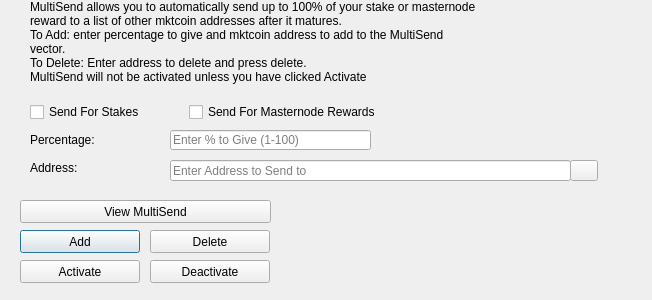
<?xml version="1.0" encoding="UTF-8"?>
<ui version="4.0">
 <class>MultiSendDialog</class>
 <widget class="QDialog" name="MultiSendDialog">
  <property name="windowModality">
   <enum>Qt::NonModal</enum>
  </property>
  <property name="geometry">
   <rect>
    <x>0</x>
    <y>0</y>
    <width>652</width>
    <height>300</height>
   </rect>
  </property>
  <property name="windowTitle">
   <string>MultiSend</string>
  </property>
  <widget class="QLineEdit" name="multiSendPercentEdit">
   <property name="geometry">
    <rect>
     <x>170</x>
     <y>130</y>
     <width>201</width>
     <height>20</height>
    </rect>
   </property>
   <property name="toolTip">
    <string>Enter whole numbers 1 - 100</string>
   </property>
   <property name="placeholderText">
    <string>Enter % to Give (1-100)</string>
   </property>
  </widget>
  <widget class="QLineEdit" name="multiSendAddressEdit">
   <property name="geometry">
    <rect>
     <x>170</x>
     <y>160</y>
     <width>401</width>
     <height>21</height>
    </rect>
   </property>
   <property name="toolTip">
    <string/>
   </property>
   <property name="placeholderText">
    <string>Enter Address to Send to</string>
   </property>
  </widget>
  <widget class="QLabel" name="label_2">
   <property name="geometry">
    <rect>
     <x>30</x>
     <y>0</y>
     <width>451</width>
     <height>121</height>
    </rect>
   </property>
   <property name="lineWidth">
    <number>1</number>
   </property>
   <property name="text">
    <string>MultiSend allows you to automatically send up to 100% of your stake or masternode reward to a list of other mktcoin addresses after it matures.
To Add: enter percentage to give and mktcoin address to add to the MultiSend vector.
To Delete: Enter address to delete and press delete.
MultiSend will not be activated unless you have clicked Activate</string>
   </property>
   <property name="alignment">
    <set>Qt::AlignLeading|Qt::AlignLeft|Qt::AlignTop</set>
   </property>
   <property name="wordWrap">
    <bool>true</bool>
   </property>
  </widget>
  <widget class="QLabel" name="message">
   <property name="geometry">
    <rect>
     <x>290</x>
     <y>200</y>
     <width>351</width>
     <height>91</height>
    </rect>
   </property>
   <property name="text">
    <string/>
   </property>
  </widget>
  <widget class="QPushButton" name="addButton">
   <property name="geometry">
    <rect>
     <x>20</x>
     <y>230</y>
     <width>120</width>
     <height>23</height>
    </rect>
   </property>
   <property name="toolTip">
    <string/>
   </property>
   <property name="statusTip">
    <string>Add to MultiSend Vector</string>
   </property>
   <property name="text">
    <string>Add</string>
   </property>
  </widget>
  <widget class="QPushButton" name="disableButton">
   <property name="geometry">
    <rect>
     <x>150</x>
     <y>260</y>
     <width>120</width>
     <height>23</height>
    </rect>
   </property>
   <property name="statusTip">
    <string>Deactivate MultiSend</string>
   </property>
   <property name="text">
    <string>Deactivate</string>
   </property>
  </widget>
  <widget class="QPushButton" name="addressBookButton">
   <property name="geometry">
    <rect>
     <x>570</x>
     <y>160</y>
     <width>28</width>
     <height>21</height>
    </rect>
   </property>
   <property name="toolTip">
    <string>Choose an address from the address book</string>
   </property>
   <property name="text">
    <string/>
   </property>
   <property name="icon">
    <iconset resource="../mktcoin.qrc">
     <normaloff>:/icons/address-book</normaloff>:/icons/address-book</iconset>
   </property>
   <property name="shortcut">
    <string>Alt+A</string>
   </property>
   <property name="autoDefault">
    <bool>false</bool>
   </property>
  </widget>
  <widget class="QLabel" name="label">
   <property name="geometry">
    <rect>
     <x>30</x>
     <y>130</y>
     <width>121</width>
     <height>20</height>
    </rect>
   </property>
   <property name="toolTip">
    <string>Percentage of stake to send</string>
   </property>
   <property name="text">
    <string>Percentage:</string>
   </property>
  </widget>
  <widget class="QLabel" name="label_5">
   <property name="geometry">
    <rect>
     <x>30</x>
     <y>160</y>
     <width>111</width>
     <height>16</height>
    </rect>
   </property>
   <property name="toolTip">
    <string>Address to send portion of stake to</string>
   </property>
   <property name="text">
    <string>Address:</string>
   </property>
  </widget>
  <widget class="QPushButton" name="deleteButton">
   <property name="geometry">
    <rect>
     <x>150</x>
     <y>230</y>
     <width>120</width>
     <height>23</height>
    </rect>
   </property>
   <property name="toolTip">
    <string/>
   </property>
   <property name="statusTip">
    <string>Delete Address From MultiSend Vector</string>
   </property>
   <property name="text">
    <string>Delete</string>
   </property>
  </widget>
  <widget class="QPushButton" name="activateButton">
   <property name="geometry">
    <rect>
     <x>20</x>
     <y>260</y>
     <width>120</width>
     <height>23</height>
    </rect>
   </property>
   <property name="statusTip">
    <string>Activate MultiSend</string>
   </property>
   <property name="text">
    <string>Activate</string>
   </property>
  </widget>
  <widget class="QPushButton" name="viewButton">
   <property name="geometry">
    <rect>
     <x>20</x>
     <y>200</y>
     <width>251</width>
     <height>23</height>
    </rect>
   </property>
   <property name="toolTip">
    <string/>
   </property>
   <property name="statusTip">
    <string>View MultiSend Vector</string>
   </property>
   <property name="text">
    <string>View MultiSend</string>
   </property>
  </widget>
  <widget class="QWidget" name="horizontalLayoutWidget">
   <property name="geometry">
    <rect>
     <x>30</x>
     <y>100</y>
     <width>351</width>
     <height>24</height>
    </rect>
   </property>
   <layout class="QHBoxLayout" name="horizontalLayout">
    <item>
     <widget class="QCheckBox" name="multiSendStakeCheckBox">
      <property name="text">
       <string>Send For Stakes</string>
      </property>
     </widget>
    </item>
    <item>
     <widget class="QCheckBox" name="multiSendMasternodeCheckBox">
      <property name="text">
       <string>Send For Masternode Rewards</string>
      </property>
     </widget>
    </item>
   </layout>
  </widget>
 </widget>
 <resources>
  <include location="../mktcoin.qrc"/>
 </resources>
 <connections/>
</ui>
